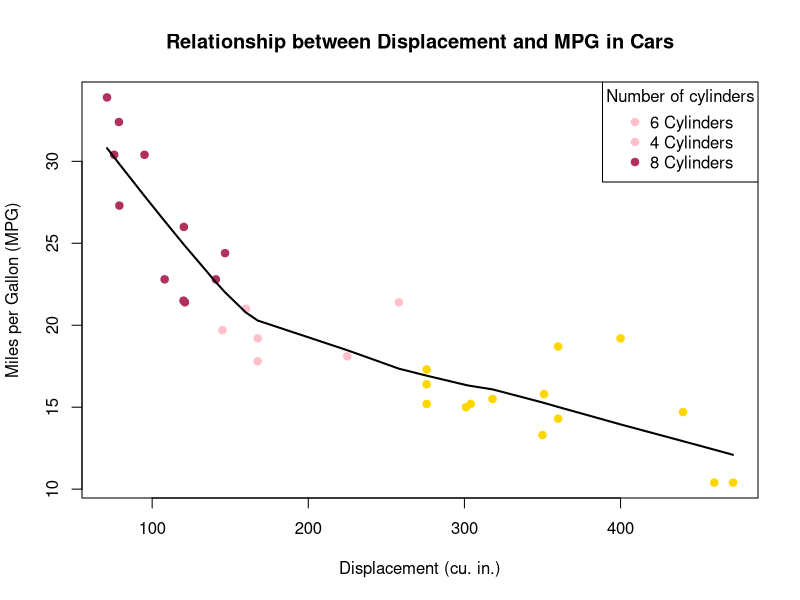

This chart was generated by the following R code:
data(mtcars)

colors <- c("maroon", "pink","gold")[as.factor(mtcars$cyl)]

plot(mtcars$disp, mtcars$mpg,
     col = colors,
     pch= 19,
     main = "Relationship between Displacement and MPG in Cars",
     xlab = "Displacement (cu. in.)",
     ylab = "Miles per Gallon (MPG)")

lines(lowess(mtcars$disp, mtcars$mpg), col = "black", lwd = 2)

legend ("topright",
        legend = paste(unique(mtcars$cyl), "Cylinders"),
        col = colors,
        pch = 19,
        title = "Number of cylinders")

